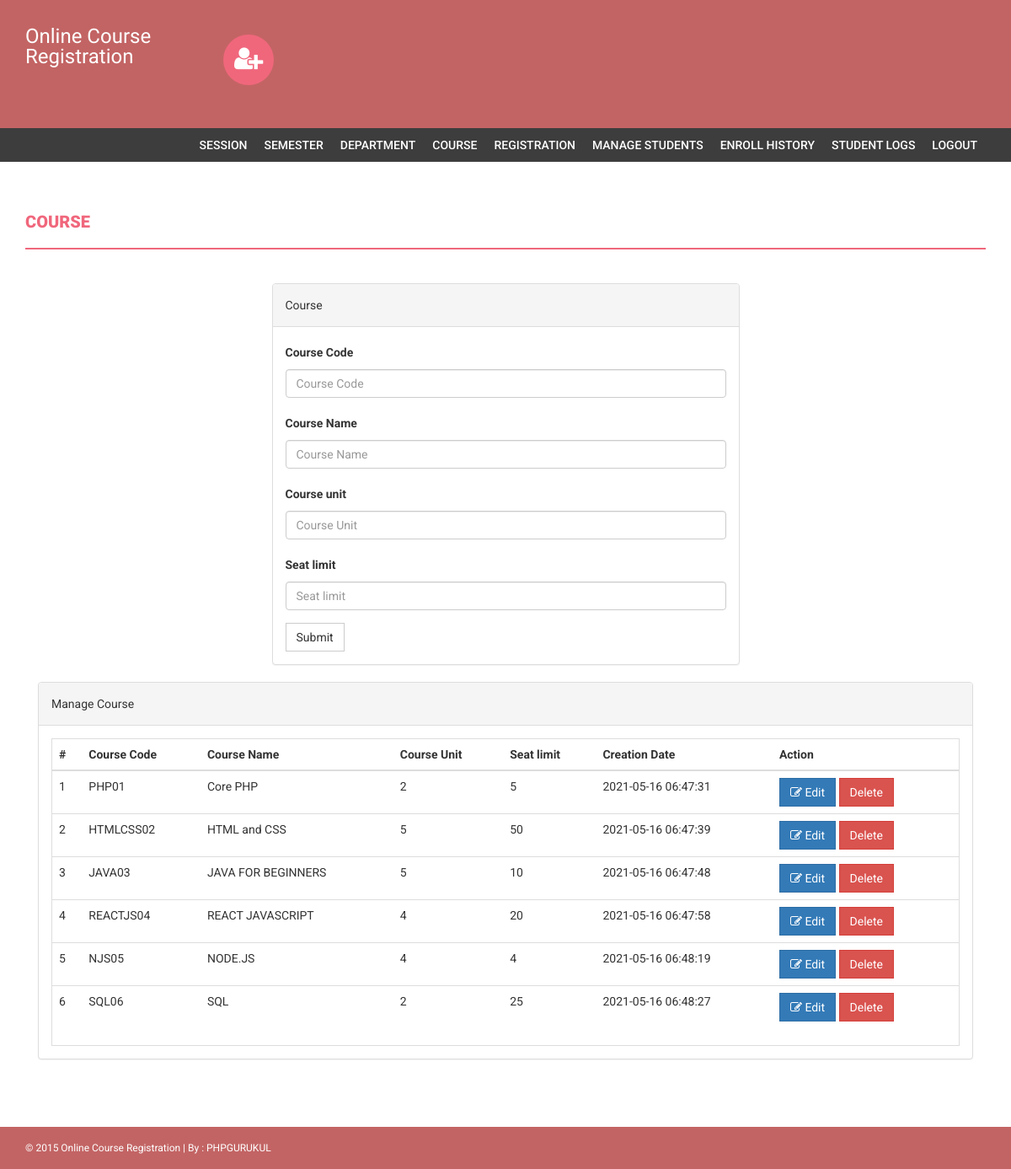
/onlinecourse/admin/course.php (signed in), run on the app's committed database.
### tables this page shows
CREATE TABLE `course` (
  `id` int(11) NOT NULL,
  `courseCode` varchar(255) DEFAULT NULL,
  `courseName` varchar(255) DEFAULT NULL,
  `courseUnit` varchar(255) DEFAULT NULL,
  `noofSeats` int(11) DEFAULT NULL,
  `creationDate` timestamp NULL DEFAULT current_timestamp(),
  `updationDate` varchar(255) DEFAULT NULL
);

### onlinecourse/admin/course.php (the view, shortened to what this page needs)
<?php
if(strlen($_SESSION['alogin'])==0)
    {
header('location:index.php');
}
else{
?>
<!DOCTYPE html>
<html xmlns="http://www.w3.org/1999/xhtml">
<head>
    <link href="assets/css/bootstrap.css" rel="stylesheet" />
    <link href="assets/css/font-awesome.css" rel="stylesheet" />
    <link href="assets/css/style.css" rel="stylesheet" />
</head>
<body>
<?php include('includes/header.php');?>
<?php if($_SESSION['alogin']!="")
{
 include('includes/menubar.php');
}
 ?>
    <div class="content-wrapper">
        <div class="container">
              <div class="row">
                    <div class="col-md-12">
                        <h1 class="page-head-line">Course  </h1>
                    </div>
                </div>
                <div class="row" >
                  <div class="col-md-3"></div>
                    <div class="col-md-6">
                        <div class="panel panel-default">
                        <div class="panel-heading">
                           Course
                        </div>
                        <div class="panel-body">
                       <form name="dept" method="post">
   <div class="form-group">
    <label for="coursecode">Course Code  </label>
    <input type="text" class="form-control" id="coursecode" name="coursecode" placeholder="Course Code" required />
  </div>
 <div class="form-group">
    <label for="coursename">Course Name  </label>
    <input type="text" class="form-control" id="coursename" name="coursename" placeholder="Course Name" required />
  </div>
<div class="form-group">
    <label for="courseunit">Course unit  </label>
    <input type="text" class="form-control" id="courseunit" name="courseunit" placeholder="Course Unit" required />
  </div>
<div class="form-group">
    <label for="seatlimit">Seat limit  </label>
    <input type="text" class="form-control" id="seatlimit" name="seatlimit" placeholder="Seat limit" required />
  </div>
 <button type="submit" name="submit" class="btn btn-default">Submit</button>
</form>
                            </div>
                            </div>
                    </div>
                </div>
                <div class="col-md-12">
                    <div class="panel panel-default">
                        <div class="panel-heading">
                            Manage Course
                        </div>
                        <div class="panel-body">
                            <div class="table-responsive table-bordered">
                                <table class="table">
                                    <thead>
                                        <tr>
                                            <th>#</th>
                                            <th>Course Code</th>
                                            <th>Course Name </th>
                                            <th>Course Unit</th>
                                            <th>Seat limit</th>
                                             <th>Creation Date</th>
                                             <th>Action</th>
                                        </tr>
                                    </thead>
                                    <tbody>
<?php
$sql=mysqli_query($con,"select * from course");
$cnt=1;
while($row=mysqli_fetch_array($sql))
{
?>
                                        <tr>
                                            <td><?php echo $cnt;?></td>
                                            <td><?php echo htmlentities($row['courseCode']);?></td>
                                            <td><?php echo htmlentities($row['courseName']);?></td>
                                            <td><?php echo htmlentities($row['courseUnit']);?></td>
                                             <td><?php echo htmlentities($row['noofSeats']);?></td>
                                            <td><?php echo htmlentities($row['creationDate']);?></td>
                                            <td>
                                            <a href="edit-course.php?id=<?php echo $row['id']?>">
<button class="btn btn-primary"><i class="fa fa-edit "></i> Edit</button> </a>
  <a href="course.php?id=<?php echo $row['id']?>&del=delete" onClick="return confirm('Are you sure you want to delete?')">
                                            <button class="btn btn-danger">Delete</button>
</a>
                                            </td>
                                        </tr>
<?php
$cnt++;
} ?>
                                    </tbody>
                                </table>
                            </div>
                        </div>
                    </div>
                </div>
            </div>
        </div>
  <?php include('includes/footer.php');?>
</body>
</html>
<?php } ?>

### onlinecourse/admin/includes/header.php (shortened to what this page needs)
<div class="navbar navbar-inverse set-radius-zero">
    <div class="container">
        <div class="navbar-header">
             <a class="navbar-brand" href="#" style="color:#fff; font-size:24px;4px; line-height:24px; ">
               Online Course Registration
            </a>
        </div>
        <div class="left-div">
            <i class="fa fa-user-plus login-icon" ></i>
    </div>
        </div>
    </div>

### onlinecourse/admin/includes/menubar.php
<section class="menu-section">
        <div class="container">
            <div class="row">
                <div class="col-md-12">
                    <div class="navbar-collapse collapse ">
                        <ul id="menu-top" class="nav navbar-nav navbar-right">
                            <li><a href="session.php">Session</a></li>
                            <li><a href="semester.php">Semester </a></li>
                            <li><a   href="department.php">Department</a></li>
                             <li><a href="course.php">Course</a></li>
                              <li><a href="student-registration.php">Registration</a></li>
                               <li><a href="manage-students.php">Manage Students</a></li>
                               <li><a href="enroll-history.php">Enroll History</a></li>
                               <li><a href="user-log.php">Student Logs </a></li>
                            <li><a href="logout.php">Logout</a></li>
                        </ul>
                    </div>
                </div>
            </div>
        </div>
    </section>

### onlinecourse/admin/includes/footer.php
<footer>
        <div class="container">
            <div class="row">
                <div class="col-md-12">
                    &copy; 2015 Online Course Registration | By : <a href="http://www.phpgurukul.com/" target="_blank">PHPGURUKUL</a>
                </div>
            </div>
        </div>
    </footer>

### onlinecourse/admin/assets/css/style.css (style rules this page uses)
body { font-family: 'Roboto', sans-serif; line-height: 30px; }
.set-radius-zero { border-radius: 0px; -moz-border-radius: 0px; -webkit-border-radius: 0px; }
.content-wrapper { margin-top: 40px; min-height: 600px; padding-bottom: 60px; }
.page-head-line { font-weight: 900; padding-bottom: 20px; border-bottom: 2px solid #F0677C; text-transform: uppercase; color: #F0677C; font-size: 20px; margin-bottom: 40px; }
.btn { border-radius: 0px; -webkit-border-radius: 0px; -moz-border-radius: 0px; }
.login-icon { height: 60px; width: 60px; padding: 13px; border-radius: 50%; font-size: 30px; margin-bottom: 20px; color: #fff; text-align: center; cursor:pointer; background-color:#F0677C; -webkit-border-radius:50%; -moz-border-radius:50%; }
.left-div { padding-left: 30px; margin-top: 40px; margin-bottom: 30px; }
.navbar-brand { width: 250px; padding-top: 30px; }
.menu-section { background-color: #3D3D3D; }
#menu-top a { color: #FFF; text-decoration: none; font-weight: 500; padding: 10px 10px 10px 10px; text-transform: uppercase; }
.navbar-inverse { background-color: #C36464; border-color: transparent; }
.navbar { margin-bottom: 0px; }
footer { padding: 10px; color: #fff; font-size: 12px; background-color: #C36464; }
footer a, footer a:hover { color: #fff; text-decoration: none; }

### data on the page
course: courseCode "PHP01", courseName "Core PHP", courseUnit "2", noofSeats "5", creationDate "2021-05-16 06:47:31"
course: courseCode "HTMLCSS02", courseName "HTML and CSS", courseUnit "5", noofSeats "50", creationDate "2021-05-16 06:47:39"
course: courseCode "JAVA03", courseName "JAVA FOR BEGINNERS", courseUnit "5", noofSeats "10", creationDate "2021-05-16 06:47:48"
course: courseCode "REACTJS04", courseName "REACT JAVASCRIPT", courseUnit "4", noofSeats "20", creationDate "2021-05-16 06:47:58"
course: courseCode "NJS05", courseName "NODE.JS", courseUnit "4", noofSeats "4", creationDate "2021-05-16 06:48:19"
course: courseCode "SQL06", courseName "SQL", courseUnit "2", noofSeats "25", creationDate "2021-05-16 06:48:27"
